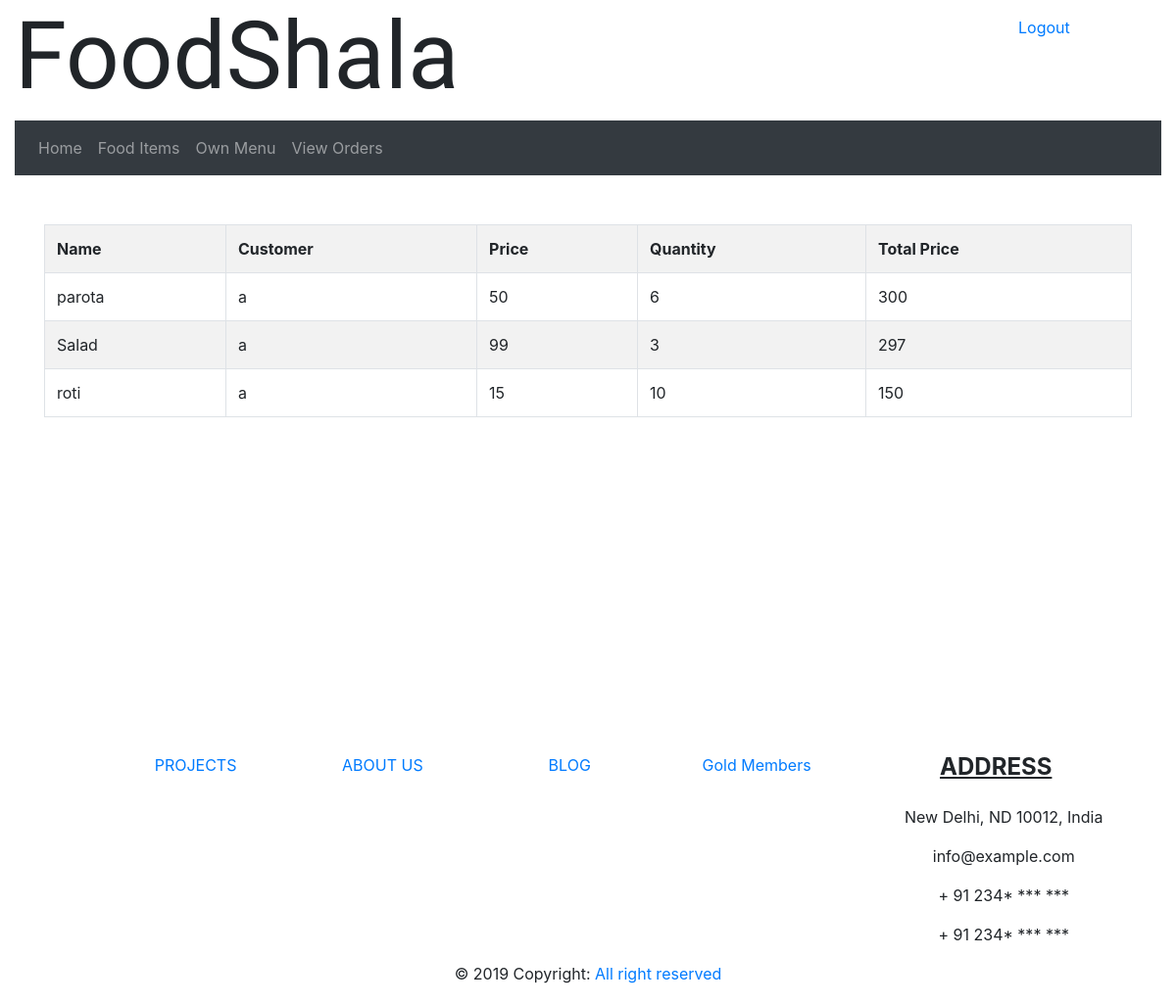
/viewOrders.php (signed in), run on the app's committed database.
### tables this page shows
CREATE TABLE `ordertable` (
  `orderID` int(5) NOT NULL,
  `foodID` int(5) NOT NULL,
  `cid` int(5) NOT NULL,
  `rid` int(5) NOT NULL,
  `totalPrice` int(6) NOT NULL,
  `price` int(5) NOT NULL,
  `quantity` int(3) NOT NULL
);

CREATE TABLE `food` (
  `foodID` int(5) NOT NULL,
  `name` varchar(30) NOT NULL,
  `price` int(5) NOT NULL,
  `type` varchar(7) NOT NULL,
  `rid` int(5) NOT NULL
);

CREATE TABLE `customer` (
  `cid` int(5) NOT NULL,
  `name` varchar(20) NOT NULL,
  `email` varchar(40) NOT NULL,
  `mobile` varchar(15) NOT NULL,
  `preference` varchar(7) NOT NULL,
  `password` varchar(40) NOT NULL,
  `street` varchar(40) NOT NULL,
  `city` varchar(20) NOT NULL,
  `state` varchar(20) NOT NULL,
  `pincode` int(10) NOT NULL
);

### viewOrdersTable.php (the view)
<?php
	$rid=$_SESSION['rid'];
	$query="SELECT f.name,c.name as cName,o.price,o.quantity,o.totalPrice from orderTable o JOIN food f ON f.foodID=o.foodID JOIN customer c ON c.cid=o.cid where o.rid='$rid' ORDER BY o.orderID DESC";
	$run=mysqli_query($link,$query);
?>
<table class="table table-bordered table-hover table-striped" style="background-color: white;">
	<tr>
		<th>Name</th>
		<th>Customer</th>
		<th>Price</th>
		<th>Quantity</th>
		<th>Total Price</th>
	</tr>
	<?php
		while($array=mysqli_fetch_assoc($run)){
			?>
			<tr>
				<td><?php echo $array['name']; ?></td>
				<td><?php echo $array['cName']; ?></td>
				<td><?php echo $array['price']; ?></td>
				<td><?php echo $array['quantity']; ?></td>
				<td><?php echo $array['totalPrice']; ?></td>
			</tr>
	<?php
		}
	?>
</table>

### data on the page
ordertable: foodID.name "parota", cid.name "a", price "50", quantity "6", totalPrice "300"
ordertable: foodID.name "Salad", cid.name "a", price "99", quantity "3", totalPrice "297"
ordertable: foodID.name "roti", cid.name "a", price "15", quantity "10", totalPrice "150"
